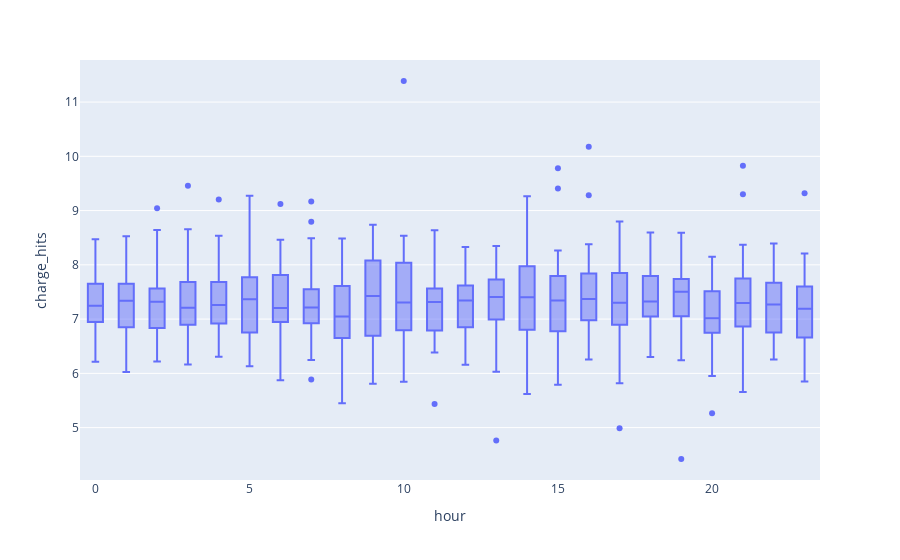

Source (notebook cell):
### Code cell
fig.show()

### Figure 1 — Plotly figure (JSON) as saved in the notebook; plotly's stock layout.template omitted (floating-point values rounded to 4 significant figures; data arrays with more than 128 entries replaced by an {"elided": "..."} marker saying what was removed)
{"data": [{"alignmentgroup": "True", "hovertemplate": "hour=%{x}<br>charge_hits=%{y}<extra></extra>", "legendgroup": "", "marker": {"color": "#636efa"}, "name": "", "notched": false, "offsetgroup": "", "orientation": "v", "showlegend": false, "type": "box", "x": {"elided": "946 int values"}, "x0": " ", "xaxis": "x", "y": {"elided": "946 float values"}, "y0": " ", "yaxis": "y"}], "layout": {"boxmode": "group", "legend": {"tracegroupgap": 0}, "margin": {"t": 60}, "xaxis": {"anchor": "y", "domain": [0, 1], "title": {"text": "hour"}}, "yaxis": {"anchor": "x", "domain": [0, 1], "title": {"text": "charge_hits"}}}}
